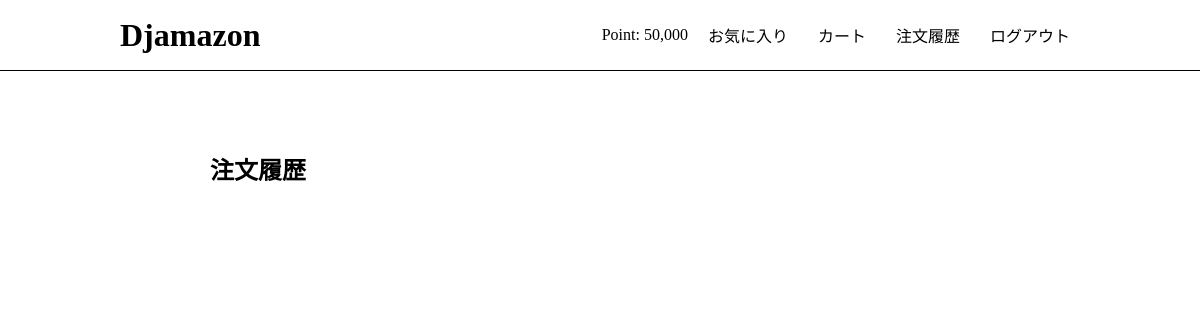
/order_history/ (signed in), run on an earlier commit of the app's database.
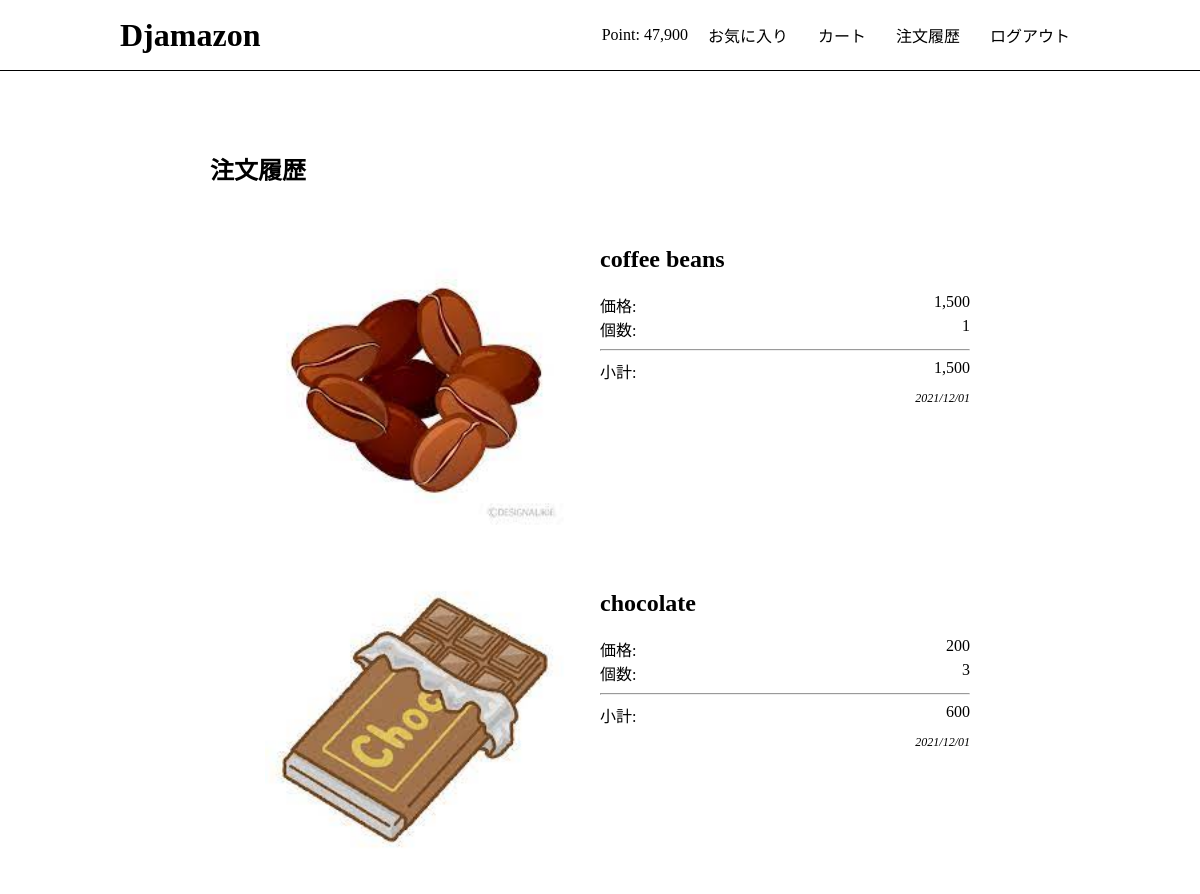
And on a later commit of the database.
### users/models.py (models this page shows)
class User(AbstractBaseUser, PermissionsMixin):
    initial_point = 50000
    email = models.EmailField("メールアドレス", unique=True)
    point = models.PositiveIntegerField(default=initial_point)
    fav_products = models.ManyToManyField(Product, blank=True) # 追加
    is_staff = models.BooleanField("is_staff", default=False) #adminの権限
    is_active = models.BooleanField("is_active", default=True)#　必須の権限
    date_joined = models.DateTimeField("date_joined",default=timezone.now)
    objects = UserManager()
    USERNAME_FIELD = "email"
    EMAIL_FIELD = "email"
    REQUIRED_FIELDS = []
    class Meta:
        verbose_name = "user"
        verbose_name_plural = "users"

### app/models.py (models this page shows, shortened)
class Sale(models.Model):
    product = models.ForeignKey(Product, on_delete=models.PROTECT)
    user = models.ForeignKey('users.User', on_delete=models.PROTECT)
    amount = models.PositiveIntegerField(default=0)
    price = models.PositiveIntegerField("商品単価")
    total_price = models.PositiveIntegerField("小計")
    created_at = models.DateTimeField(auto_now=True)

class Product(models.Model):
    name = models.CharField(max_length=100)
    description = models.TextField(blank=True)
    price = models.PositiveIntegerField(default=0)
    image = models.ImageField(upload_to='product')

### app/views.py (the view)
# urls.py: path('order_history/', views.order_history, name='order_history'),
@login_required
def order_history(request):
    user = request.user
    sales = Sale.objects.filter(user=user).order_by('-created_at')
    return render(request, 'app/order_history.html', {'sales': sales})

### app/templates/app/order_history.html
{% extends 'app/base.html' %}
{% load humanize %}
{% block content %}
<div class="order-history">
<h2>注文履歴</h2>
{% for sale in sales %}
  <div class="order-item">
    <div class="order-item-image">
     <a href="{% url 'app:detail' sale.product.id %}">
       <img src="{{ sale.product.image.url }}" class="product-img">
     </a>
    </div>
    <div class="order-item-info">
     <h2>{{ sale.product.name }}</h2>
     <div>価格:<span class="info-value">{{ sale.price | intcomma }}</span></div>
     <div>個数:<span class="info-value">{{ sale.amount | intcomma }}</span></div>
     <hr>
     <div>小計:<span class="info-value">{{ sale.total_price | intcomma }}</span></div>
     <span class="info-timestamp">{{ sale.created_at | date:"Y/m/d" }}</span>
    </div>
  </div>
{% endfor %}
</div>
{% endblock %}

### app/templates/app/base.html (shortened to what this page needs)
{% load static %}
{% load humanize %}
<!DOCTYPE html>
<html>
<head>
    <link rel="stylesheet" type="text/css" href="{% static 'css/style.css' %}">
</head>
<body>
    <header>
        <div class="container">
            <h1><a href="{% url 'app:index' %}">Djamazon</a></h1>
            <div class="header-menu">
                {% if request.user.is_authenticated %}
                <span>Point: {{ user.point | intcomma }}</span>
                <span><a href="{% url 'app:fav_products' %}">お気に入り</a></span>
                <span><a href="{% url 'app:cart' %}">カート</a></span>
                <span><a href="{% url 'app:order_history' %}">注文履歴</a></span>
                <span><a href="{% url 'app:logout' %}">ログアウト</a></span>
                {% else %}
                <span><a href="{% url 'app:login' %}">ログイン</a></span>
                <span><a href="{% url 'app:signup' %}">新規登録</a></span>
                {% endif %}
            </div>
        </div>
    </header>
    <div class="container">
        {% block content %}{% endblock %}
    </div>
</body>
</html>

### static/css/style.css (style rules this page uses)
html, body { margin: 0; }
div { box-sizing: border-box; }
a { text-decoration: none; color: #000; }
.container { width: 80%; margin: auto; overflow: auto; }
header { border-bottom: solid 1px #000; height: 70px; }
header .container { display: flex; justify-content: space-between; }
body > .container { width: 65%; padding-top: 60px; }
header h1 { margin: 0; height: 100%; line-height: 70px; }
.header-menu { display: flex; align-items: center; }
.header-menu a { padding: 10px; margin-left: 10px; }
.product-img { width: 100%; max-width: 500px; height: 300px; object-fit: cover; border-radius: 4px; }
.product-img { object-fit: contain; }
.order-item { padding: 20px; display: flex; }
.order-item-image { flex: 1; }
.order-item-info { flex: 1; font-size: 16px; }
.order-item-info .info-value { float: right; }
.order-item-info .info-timestamp { float: right; font-size: 12px; font-style: italic; margin-top: 8px; }

What changed in the data, as far as the page shows it:
changed User: point "50,000" → "47,900"
added Sale: product.image (picture), product.name "coffee beans", price "1,500", amount "1", total_price "1,500", created_at "2021/12/01"
added Sale: product.image (picture), product.name "chocolate", price "200", amount "3", total_price "600", created_at "2021/12/01"
